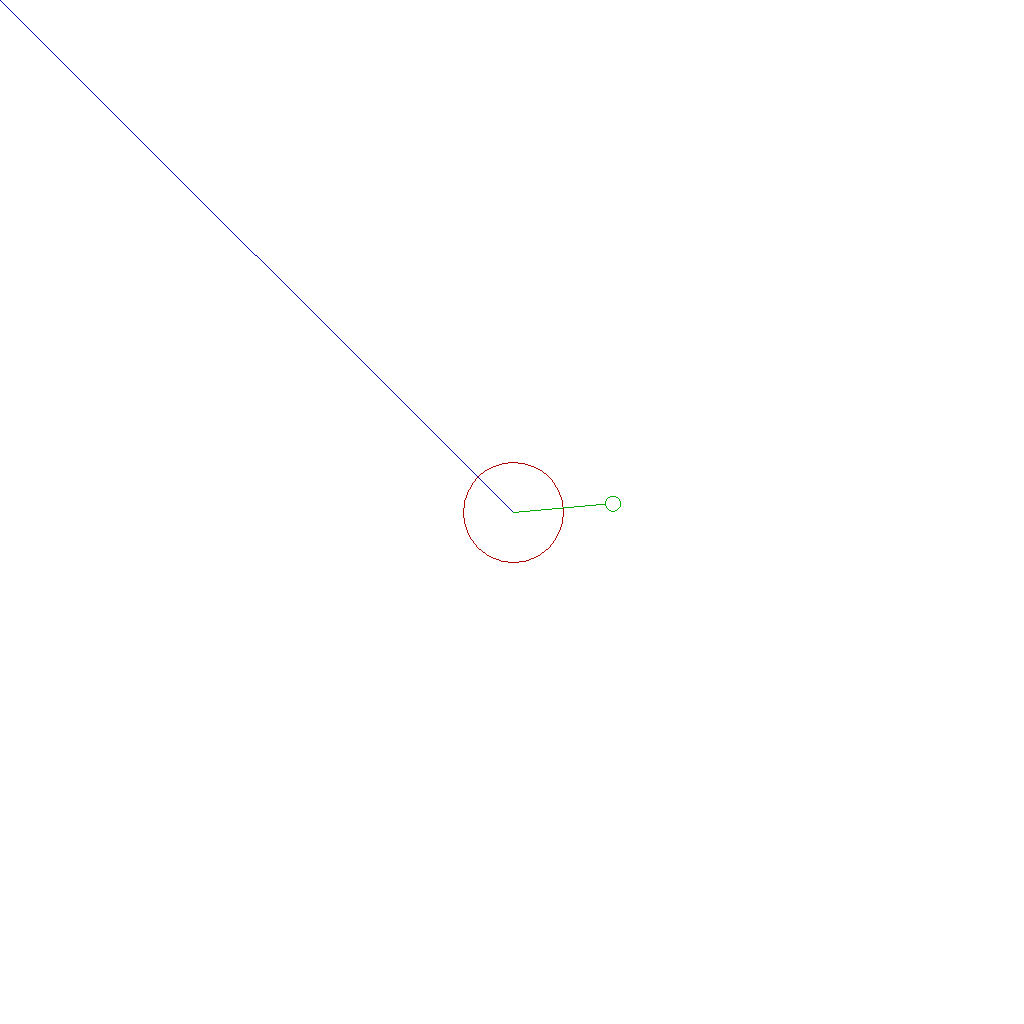
Frame 1 (no input)
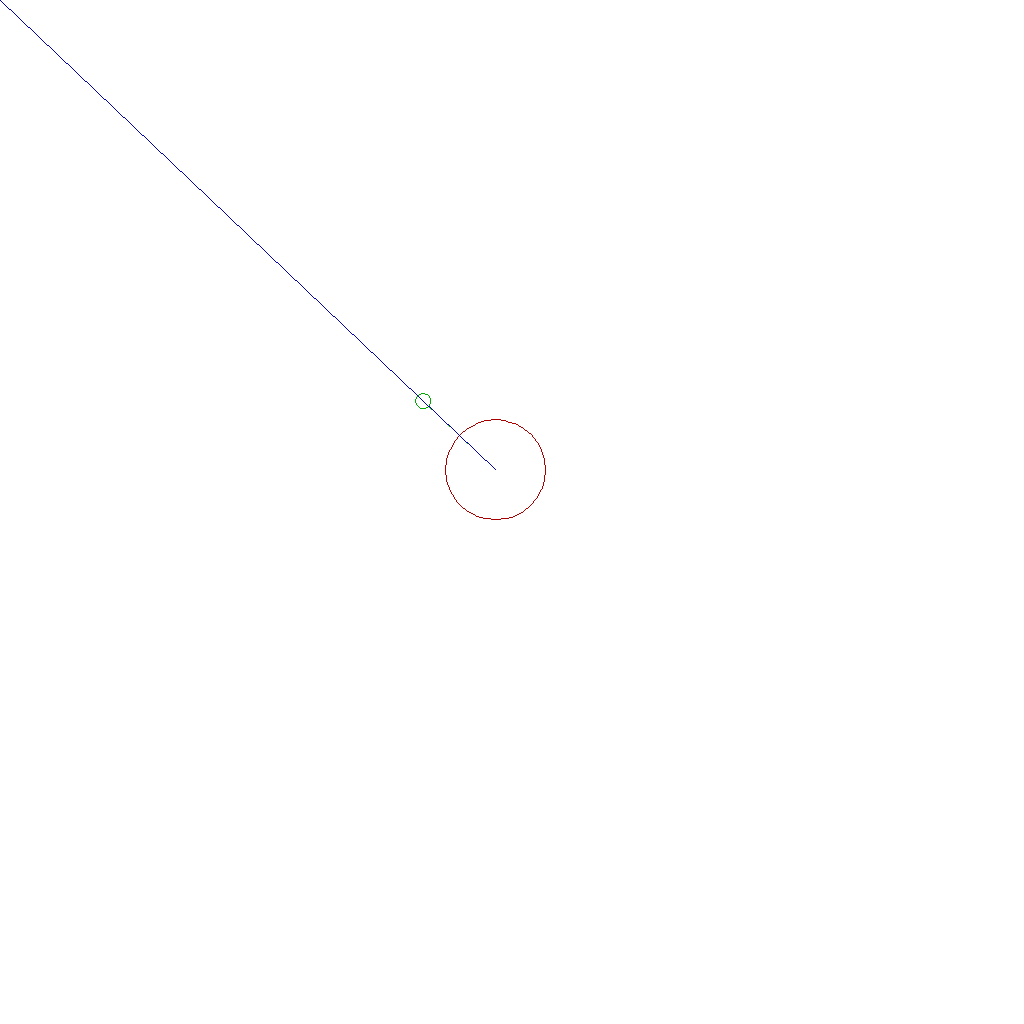
Frame 60 (the mouse pressed at the canvas centre just before this capture)
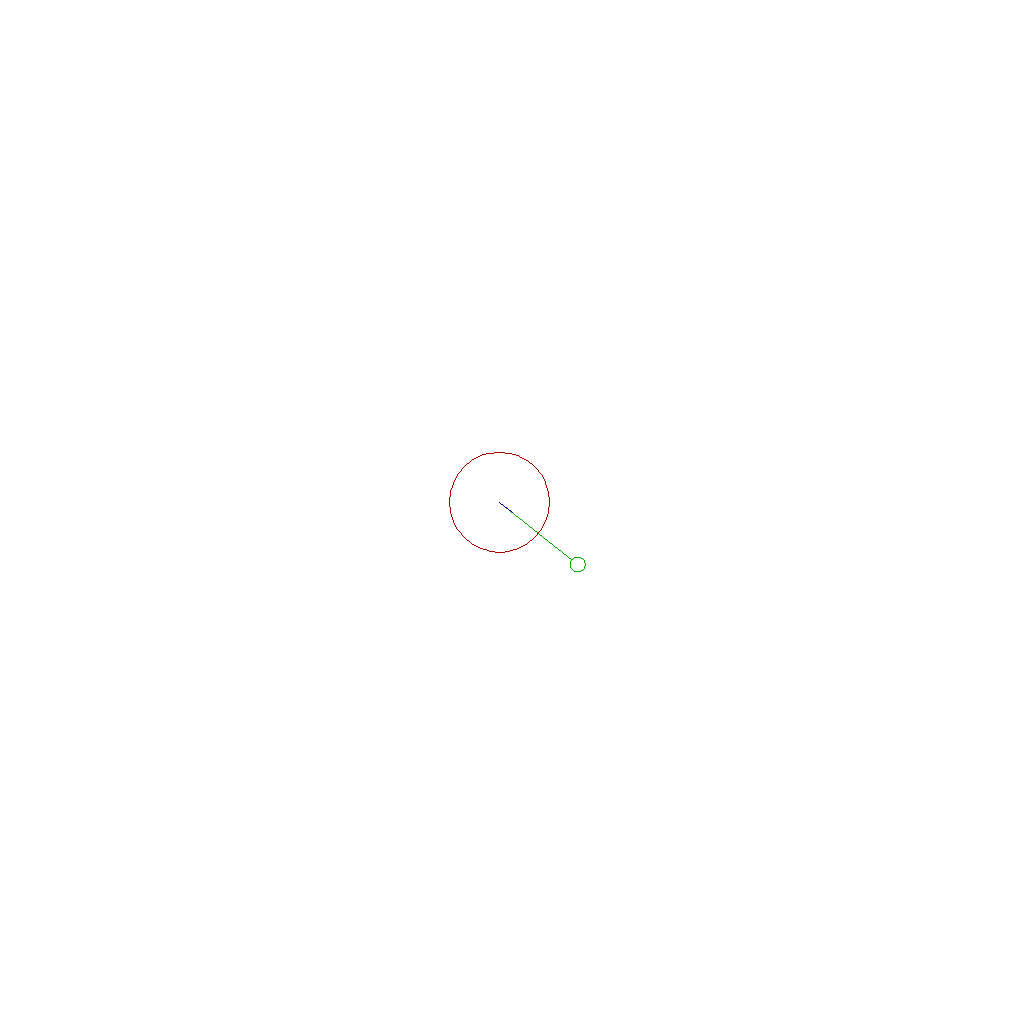
Frame 120 (the mouse held since frame 60 and released just before this capture)

The Processing sketch that drew these frames (run headless with seeded random() and noise(); from frame 60 on, the mouse is pressed at the canvas centre):

// Processing sketch: exam_241206a_PVectorTurn
// ── exam_241206a_PVectorTurn.pde
// exam 4 code solution
// section 2, question 5

PVector m, p, pH;

void setup(){
  size(1024, 1024);
  
  m = new PVector();
  p = new PVector(width/2, height/2);
  pH = new PVector(1, 0);
  noSmooth();
}

void draw(){
  background(255);
  m.set(mouseX, mouseY);
  
  // this particular solution is based on the homing rocket from
  // https://demoman.net/?a=trig-for-games
  
  PVector difference = new PVector(m.x - p.x, m.y - p.y);
  float currentRotation = pH.heading();
  float targetRotation = difference.heading();
  float angleDiff = targetRotation - currentRotation;
  
  // accounting for the case where we rotate the long way
  // e.g. when target is 99% TAU and current is 1% TAU
  if(angleDiff > TAU * 0.5){
    angleDiff -= TAU;
  } else if(angleDiff < -TAU * 0.5){
    angleDiff += TAU;
  }
  
  // limiting turn speed
  int rotateLimit = 5; // degrees
  if(angleDiff > radians(rotateLimit)){
    angleDiff = radians(rotateLimit);
  } else if(angleDiff < radians(-rotateLimit)){
    angleDiff = radians(-rotateLimit);
  }
  
  pH.rotate(angleDiff);
  p.add(pH);
  
  // draw everything
  // p
  stroke(#aa0000);
  circle(p.x, p.y, 100);
  
  // pH
  stroke(#00aa00);
  line(p.x, p.y, p.x + pH.x * 100, p.y + pH.y * 100);
  circle(p.x + pH.x * 100, p.y + pH.y * 100, 15);
  
  // difference
  stroke(#0000aa);
  line(p.x, p.y, m.x, m.y);
  
}
